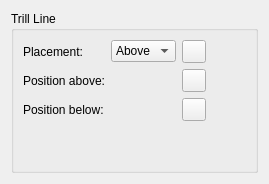
      <widget class="QWidget" name="PageTrill">
       <layout class="QVBoxLayout" name="verticalLayout_48">
        <item>
         <widget class="QGroupBox" name="groupBox_36">
          <property name="title">
           <string>Trill Line</string>
          </property>
          <layout class="QGridLayout" name="gridLayout_14">
           <item row="3" column="0">
            <spacer name="verticalSpacer_18">
             <property name="orientation">
              <enum>Qt::Vertical</enum>
             </property>
             <property name="sizeHint" stdset="0">
              <size>
               <width>20</width>
               <height>40</height>
              </size>
             </property>
            </spacer>
           </item>
           <item row="1" column="0">
            <widget class="QLabel" name="label_97">
             <property name="text">
              <string>Position above:</string>
             </property>
            </widget>
           </item>
           <item row="1" column="3">
            <spacer name="horizontalSpacer_10">
             <property name="orientation">
              <enum>Qt::Horizontal</enum>
             </property>
             <property name="sizeHint" stdset="0">
              <size>
               <width>40</width>
               <height>20</height>
              </size>
             </property>
            </spacer>
           </item>
           <item row="1" column="2">
            <widget class="QToolButton" name="resetTrillLinePosAbove">
             <property name="toolTip">
              <string>Reset to default</string>
             </property>
             <property name="accessibleName">
              <string>Reset 'Position above' value</string>
             </property>
             <property name="text">
              <string notr="true"/>
             </property>
             <property name="icon">
              <iconset resource="musescore.qrc">
               <normaloff>:/data/icons/edit-reset.svg</normaloff>:/data/icons/edit-reset.svg</iconset>
             </property>
            </widget>
           </item>
           <item row="0" column="1">
            <widget class="QComboBox" name="trillLinePlacement">
             <item>
              <property name="text">
               <string notr="true">Above</string>
              </property>
             </item>
             <item>
              <property name="text">
               <string notr="true">Below</string>
              </property>
             </item>
            </widget>
           </item>
           <item row="0" column="0">
            <widget class="QLabel" name="label_125">
             <property name="text">
              <string>Placement:</string>
             </property>
             <property name="buddy">
              <cstring>trillLinePlacement</cstring>
             </property>
            </widget>
           </item>
           <item row="0" column="2">
            <widget class="QToolButton" name="resetTrillLinePlacement">
             <property name="toolTip">
              <string>Reset to default</string>
             </property>
             <property name="accessibleName">
              <string>Reset 'Placement' value</string>
             </property>
             <property name="text">
              <string notr="true"/>
             </property>
             <property name="icon">
              <iconset resource="musescore.qrc">
               <normaloff>:/data/icons/edit-reset.svg</normaloff>:/data/icons/edit-reset.svg</iconset>
             </property>
            </widget>
           </item>
           <item row="2" column="0">
            <widget class="QLabel" name="label_140">
             <property name="text">
              <string>Position below:</string>
             </property>
            </widget>
           </item>
           <item row="2" column="2">
            <widget class="QToolButton" name="resetTrillLinePosBelow">
             <property name="toolTip">
              <string>Reset to default</string>
             </property>
             <property name="accessibleName">
              <string>Reset 'Position below' value</string>
             </property>
             <property name="text">
              <string notr="true"/>
             </property>
             <property name="icon">
              <iconset resource="musescore.qrc">
               <normaloff>:/data/icons/edit-reset.svg</normaloff>:/data/icons/edit-reset.svg</iconset>
             </property>
            </widget>
           </item>
           <item row="1" column="1">
            <widget class="Ms::OffsetSelect" name="trillLinePosAbove" native="true"/>
           </item>
           <item row="2" column="1">
            <widget class="Ms::OffsetSelect" name="trillLinePosBelow" native="true"/>
           </item>
          </layout>
         </widget>
        </item>
       </layout>
      </widget>
